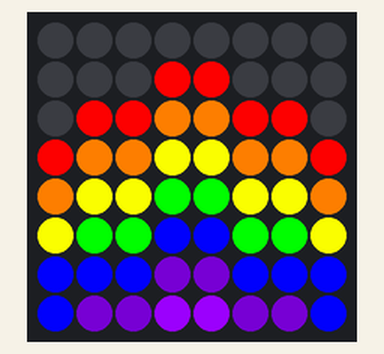
This program was run on a simulated Raspberry Pi (BCM pin numbers) with a Sense HAT. On the bench: the Sense HAT's 8×8 RGB LED matrix. At 9.0 s the program stops and its outputs stay as they are.

Above: at 0.1 s.
At 1.1 s:
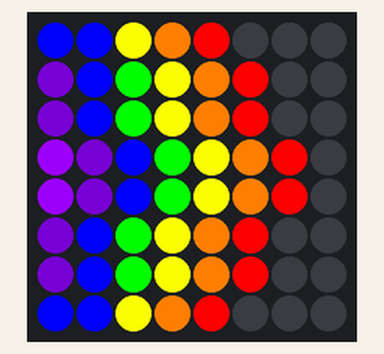
At 2.1 s:
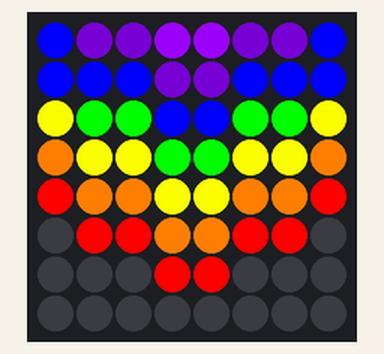
At 8.1 s:
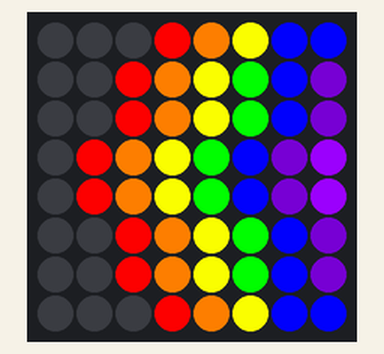

The program:

image2.py
```python
from sense_hat import SenseHat
from time import sleep

sense = SenseHat()

r = [255,0,0]
o = [255,127,0]
y = [255,255,0]
g = [0,255,0]
b = [0,0,255]
i = [75,0,130]
v = [159,0,255]
e = [0,0,0]

image = [
e,e,e,e,e,e,e,e,
e,e,e,r,r,e,e,e,
e,r,r,o,o,r,r,e,
r,o,o,y,y,o,o,r,
o,y,y,g,g,y,y,o,
y,g,g,b,b,g,g,y,
b,b,b,i,i,b,b,b,
b,i,i,v,v,i,i,b
]

sense.set_pixels(image)
sleep(1)
sense.set_rotation(90)
sleep(1)
sense.set_rotation(180)
sleep(1)
sense.set_rotation(270)
sleep(1)
sense.set_rotation(0)
sleep(1)

sleep(1)
sense.flip_h()
sleep(1)
sense.set_rotation(90)
sleep(1)
sense.flip_v()
sleep(1)
sense.clear()
```

Measured:
- what the display in image 1 shows lasts 1.0 s, from 1.0 s to 2.0 s
